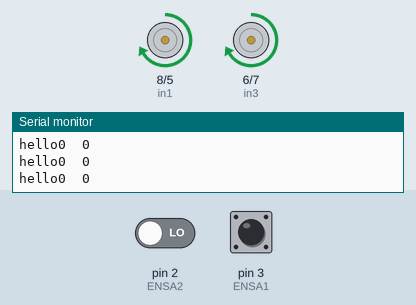
This sketch was run on a simulated Arduino Uno, built with avr-gcc and run on an emulated ATmega328P. On the bench: motor-driver pin pairs drawn as motors (green arrow = first pin HIGH = forward, orange = second pin HIGH = backward, longer = more drive, scaled by the enable pin), the last lines printed to the serial monitor. The inputs (shaded band) are chosen by the test bench; at power-on: pin 2 (ENSA2) LOW, pin 3 (ENSA1) LOW.

Above: at 5.0 s.
5.1 s: pin 2 (ENSA2) driven HIGH
At 6.2 s:
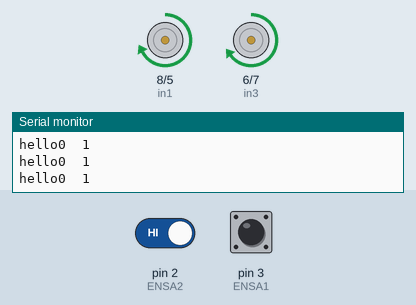
6.6 s: pin 2 (ENSA2) driven LOW
At 7.3 s:
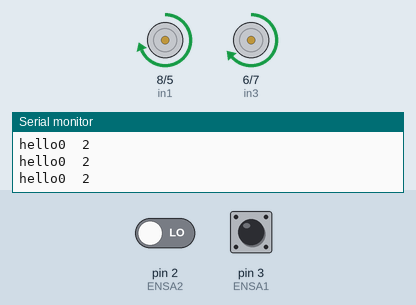
8.1 s: pin 3 (ENSA1) driven HIGH
At 9.3 s:
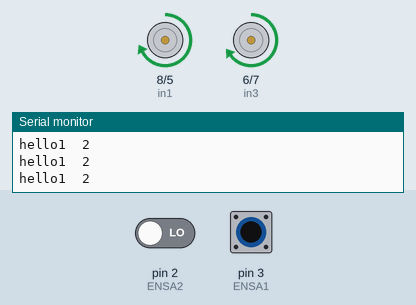
9.6 s: pin 3 (ENSA1) pulsed LOW 2 times (0.12 s each, 0.3 s apart)
At 9.84 s:
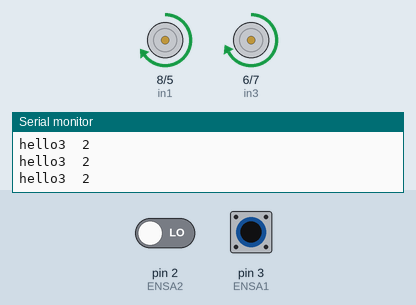
11.7 s: pin 3 (ENSA1) pulsed LOW 5 times (0.12 s each, 0.3 s apart)
At 14.0 s:
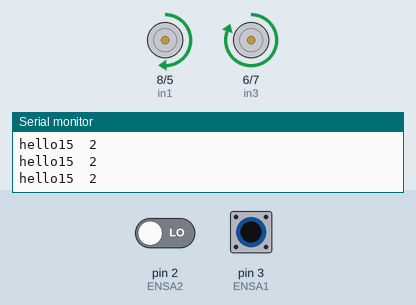
Timing chart, 0 to 15.5 s (numbered marks = the images above; inputs shaded):
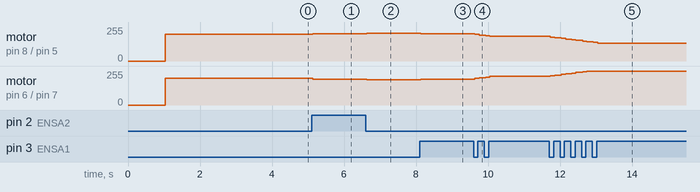

The sketch:

encoder_for_two_motors.ino
```cpp
//Motor 1
int enA = 9;
int in1 = 8;
int in2 = 5;
//65114 ticks
int ENSB1 = 4;
int ENSA1 = 3;

//Motor 2
int enB = 10;
int in3 = 6;
int in4 = 7;
//65128 ticks
int ENSB2 = 12;
int ENSA2 = 2;

volatile unsigned int Count1 = 0;
volatile unsigned int Count2 = 0;

float drive_distance = 50;

float wheel_c = 3.14*6.5;

long int counts_per_rev_l = 520;
long int counts_per_rev_r = 524;

int target_count1 = 0;
int target_count2 = 0;

int motor_offset = 5;


int motor_power = 200;

void setup() {

  Serial.begin(9600);
  // set all the motor control pins to outputs
  pinMode(enA, OUTPUT);
  pinMode(in1, OUTPUT);
  pinMode(in2, OUTPUT);

  pinMode(ENSB1, INPUT);
  pinMode(ENSA1, INPUT);

  pinMode(enB, OUTPUT);
  pinMode(in3, OUTPUT);
  pinMode(in4, OUTPUT);

  pinMode(ENSB2, INPUT);
  pinMode(ENSA2, INPUT);

  attachInterrupt(digitalPinToInterrupt(ENSA1), EncoderEvent1, CHANGE);
  attachInterrupt(digitalPinToInterrupt(ENSA2), EncoderEvent2, CHANGE);

  delay(1000);
  //Serial.print("hello");
  driveStraight(drive_distance, motor_power);


}

void loop() {

}


void driveStraight(float dist, int power){

    unsigned long num_ticks_l;
    unsigned long num_ticks_r;

    // Set initial motor power
    int power_l = 200;
    int power_r = 200;

  // Used to determine which way to turn to adjust
  unsigned long diff_l;
  unsigned long diff_r;

  // Reset encoder counts
  Count1 = 0;
  Count2 = 0;

  // Remember previous encoder counts
  unsigned long enc_l_prev = Count1;
  unsigned long enc_r_prev = Count2;

  // Calculate target number of ticks
  float num_rev = (dist) / wheel_c;  // Convert to mm
  unsigned long target_count1 = num_rev * counts_per_rev_l;
  unsigned long target_count2 = num_rev * counts_per_rev_r;
  Serial.println(target_count1);
  Serial.println(dist);
  Serial.println(counts_per_rev_l);
  Serial.println(num_rev);
  // Debug
  Serial.print("Driving for ");
  Serial.print(dist);
  Serial.print(" cm (");
  Serial.print(" ticks) at ");
  Serial.print(power);
  Serial.println(" motor power");
  Serial.println(Count1);
  Serial.println(target_count1);
  // Drive until one of the encoders reaches desired count
  while ( (Count1 < target_count1) && (Count2 < target_count2) ) {
    Serial.print("hello");
    // Sample number of encoder ticks
    num_ticks_l = Count1;
    num_ticks_r = Count2;

    // Print out current number of ticks
    Serial.print(num_ticks_l);
    Serial.print("\t");
    Serial.println(num_ticks_r);

    // Drive
    drive(power_l, power_r);

    // Number of ticks counted since last time
    diff_l = num_ticks_l - enc_l_prev;
    diff_r = num_ticks_r - enc_r_prev;

    // Store current tick counter for next time
    enc_l_prev = num_ticks_l;
    enc_r_prev = num_ticks_r;

    // If left is faster, slow it down and speed up right
    if ( diff_l > diff_r ) {
      power_l -= motor_offset;
      power_r += motor_offset;
    }

    // If right is faster, slow it down and speed up left
    if ( diff_l < diff_r ) {
      power_l += motor_offset;
      power_r -= motor_offset;
    }

    // Brief pause to let motors respond
    delay(20);
  }

  // Brake
  brake();
}


void drive(int power_a, int power_b) {

  // Constrain power to between -255 and 255
  power_a = constrain(power_a, -255, 255);
  power_b = constrain(power_b, -255, 255);

  // Left motor direction
  if ( power_a < 0 ) {
    digitalWrite(in1, LOW);
    digitalWrite(in2, HIGH);
  } else {
    digitalWrite(in1, HIGH);
    digitalWrite(in2, LOW);
  }

  // Right motor direction
  if ( power_b < 0 ) {
    digitalWrite(in3, LOW);
    digitalWrite(in4, HIGH);
  } else {
    digitalWrite(in3, HIGH);
    digitalWrite(in4, LOW);
  }

  // Set speed
  analogWrite(enA, abs(power_a));
  analogWrite(enB, abs(power_b));
}
void brake() {
  digitalWrite(in1, LOW);
  digitalWrite(in2, LOW);
  digitalWrite(in3, LOW);
  digitalWrite(in4, LOW);
  analogWrite(enA, 0);
  analogWrite(enB, 0);
}
// encoder event for the interrupt call
void EncoderEvent1() {
  Count1++;
}

void EncoderEvent2() {
  Count2++;
}
```

Measured:
- after the input at 5.1 s, motor on pin 8 (in1) / pin 5 (in2): forward 200/255 → forward 205/255 at once; motor on pin 6 (in3) / pin 7 (in4): forward 200/255 → forward 195/255 at once
- after the input at 6.6 s, motor on pin 8 (in1) / pin 5 (in2): forward 205/255 → forward 210/255 at once; motor on pin 6 (in3) / pin 7 (in4): forward 195/255 → forward 190/255 at once
- after the input at 8.1 s, motor on pin 8 (in1) / pin 5 (in2): forward 210/255 → forward 205/255 at once; motor on pin 6 (in3) / pin 7 (in4): forward 190/255 → forward 195/255 at once
- after the input at 11.7 s, motor on pin 8 (in1) / pin 5 (in2): moves from forward 185/255 to forward 135/255 over 1.3 s, starting at once; motor on pin 6 (in3) / pin 7 (in4): moves from forward 215/255 to forward 255/255 over 1.0 s, starting at once
